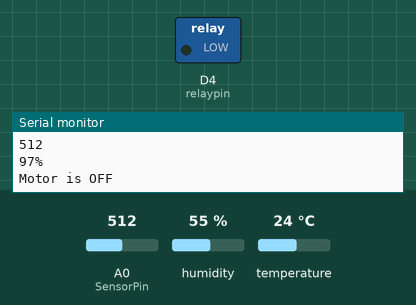
A sketch run on a simulated ESP8266 (NodeMCU). Shown: switched loads named in the sketch (green lamp = pin HIGH), the last lines printed to the serial monitor. Inputs (shaded band) come from the test bench; at power-on: A0 (SensorPin) = 512, humidity 55 %, temperature 24 °C. WiFi joins after 1.5 s; servers stay silent unless stated.

Above: at 6.7 s.
6.8 s: A0 (SensorPin) set to 834
8.3 s: A0 (SensorPin) set to 867
At 9.4 s:
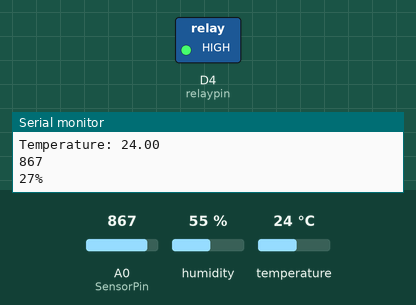
10.4 s: A0 (SensorPin) set to 716
At 11.7 s:
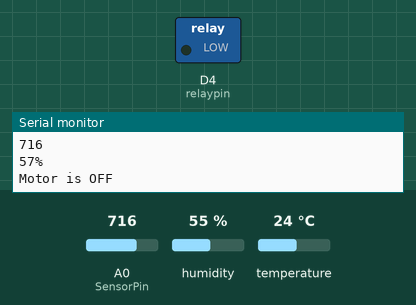
12.2 s: A0 (SensorPin) set to 900
At 14.0 s:
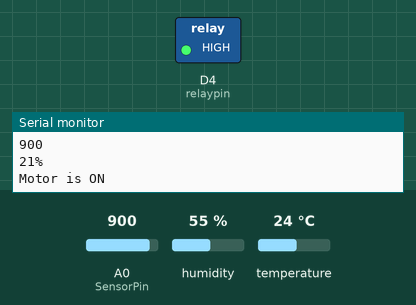
Timing chart, 0 to 15.1 s (numbered marks = the images above; inputs shaded):
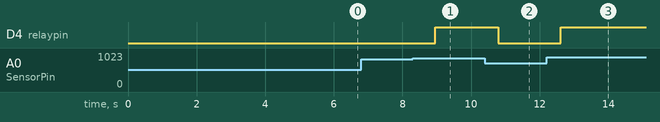

Measured:
- the behaviour switches between 849 and 850 on A0 (SensorPin) (found by bisection; images 0 and 1)
- after the input at 8.3 s, D4 (relaypin): LOW → HIGH after 0.66 s
- after the input at 10.4 s, D4 (relaypin): HIGH → LOW after 0.39 s
- after the input at 12.2 s, D4 (relaypin): LOW → HIGH after 0.41 s

The sketch:

smartagri.ino
```cpp
#include <ESP8266WiFi.h>
#include <SPI.h>
#include <Wire.h>
#include <DHT.h>  // Including library for dht
#include <ESP8266WiFi.h>
#define BLYNK_PRINT Serial
#include <BlynkSimpleEsp8266.h>


#define DHTPIN D7          //pin where the dht11 is connected
DHT dht(DHTPIN, DHT11);


String apiKey = "XNMBOF6LK0TZ69ZM"; // Enter your Write API key from ThingSpeak
const char *ssid = "Beast's_Private";     // replace with your wifi ssid and wpa2 key
const char *pass = "atharv@2627";
const char* server = "api.thingspeak.com";


const int AirValue = 1010;   //you need to replace this value with Value_1
const int WaterValue = 500;  //you need to replace this value with Value_2
const int SensorPin = A0;
int soilMoistureValue = 0;
int soilmoisturepercent=0;
int relaypin = D4;


WiFiClient client;


void setup() {
  Serial.begin(9600); // open serial port, set the baud rate to 9600 bps
  pinMode(relaypin, OUTPUT);
  delay(10);

  dht.begin();

  WiFi.begin(ssid, pass);

  while (WiFi.status() != WL_CONNECTED)
  {
    delay(500);
    Serial.print(".");
  }
    Serial.println("");
    Serial.println("WiFi connected");
    delay(4000);
}


void loop()
{
  float h = dht.readHumidity();
  float t = dht.readTemperature();

  Serial.print("Humidity: ");
  Serial.println(h);
  Serial.print("Temperature: ");
  Serial.println(t);

  soilMoistureValue = analogRead(SensorPin);  //put Sensor insert into soil
  Serial.println(soilMoistureValue);

  soilmoisturepercent = map(soilMoistureValue, AirValue, WaterValue, 0, 100);


if(soilmoisturepercent > 100)
{
  Serial.println("100 %");

  delay(250);
}


else if(soilmoisturepercent <0)
{
  Serial.println("0 %");

  delay(250);

}


else if(soilmoisturepercent >=0 && soilmoisturepercent <= 100)
{
  Serial.print(soilmoisturepercent);
  Serial.println("%");

  delay(250);

}

  if(soilmoisturepercent >=0 && soilmoisturepercent <= 30)
  {
    digitalWrite(relaypin, HIGH);
    Serial.println("Motor is ON");
  }
  else if (soilmoisturepercent >30 && soilmoisturepercent <= 100)
  {
    digitalWrite(relaypin, LOW);
    Serial.println("Motor is OFF");
  }

  if (client.connect(server, 80)) // "184.106.153.149" or api.thingspeak.com
  {
    String postStr = apiKey;
      postStr += "&field1=";
      postStr += String(soilmoisturepercent);
      postStr += "&field2=";
      postStr += String(h);
      postStr += "&field3=";
      postStr += String(t);
      postStr += "&field4=";
      postStr += String(relaypin);
      postStr += "\r\n\r\n\r\n\r\n";

    client.print("POST /update HTTP/1.1\n");
    client.print("Host: api.thingspeak.com\n");
    client.print("Connection: close\n");
    client.print("X-THINGSPEAKAPIKEY: " + apiKey + "\n");
    client.print("Content-Type: application/x-www-form-urlencoded\n");
    client.print("Content-Length: ");
    client.print(postStr.length());
    client.print("\n\n");
    client.print(postStr);

  }
    client.stop();

}
```
